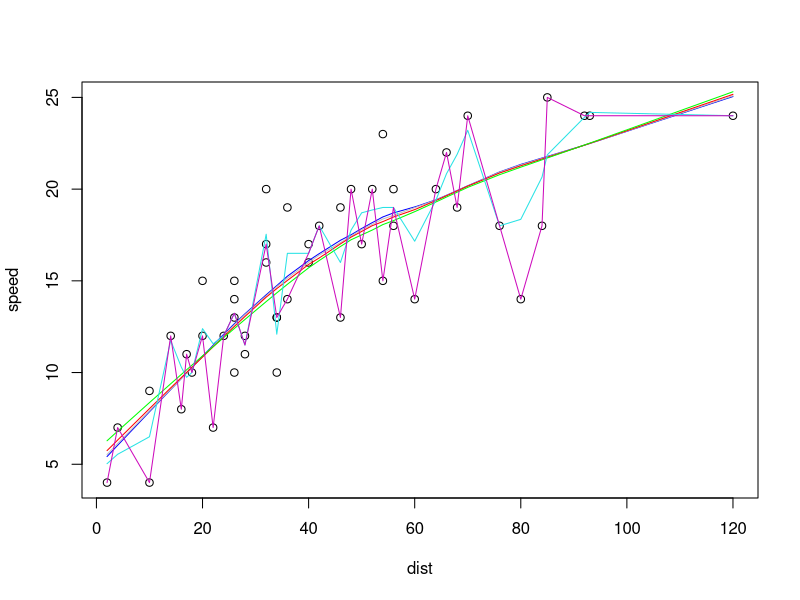

The R script that drew this image:
# Fitting a curve to the data
# Local regression or local polynomial regression, also known as moving regression is a generalization
# of moving average and polynomial regression. It is one of the most common methods,
# initially developed for scatterplot smoothing, are LOESS (locally estimated scatterplot smoothing) and
# LOWESS (locally weighted scatterplot smoothing),
# LOWESS example using the Cars dataset
data("cars")

str(cars) # we see 50 observation and 2 variables
# now we create a plot, speed Vs distance
plot(speed ~ dist, data = cars)
# When we look at the plot, we see that there is a positive relationship between these two variables

# Read the documentation for the lowess function in RStudio
help("lowess")
# Now we will use the lowess() function
lowess(cars$speed ~ cars$dist)
# Now we will use the lowess() function along with the line() function
# to draw the lines
lines(lowess(cars$speed ~ cars$dist, f=2/3), col="blue")
# here the f value is the the smoother span. f= 2/3 = 0.666
# the default value for smoother span is 0.666 in RStudio.

#This gives the proportion of points in the plot which influence the smooth at each value.
# Larger values give more smoothness.
# Change the "f" value and observe the shape of the line.
lines(lowess(cars$speed ~ cars$dist, f=0.75), col="gray") # f = 0.75
lines(lowess(cars$speed ~ cars$dist, f=0.8), col="red") # f = 0.8
lines(lowess(cars$speed ~ cars$dist, f=0.9), col="green") # f = 0.9
lines(lowess(cars$speed ~ cars$dist, f=0.1), col= 5) # f = 0.1
lines(lowess(cars$speed ~ cars$dist, f=0.01), col= 6) # f = 0.01
# Observe that, when we try to have a very lower values for "f", in this example, it will try to overfit points.